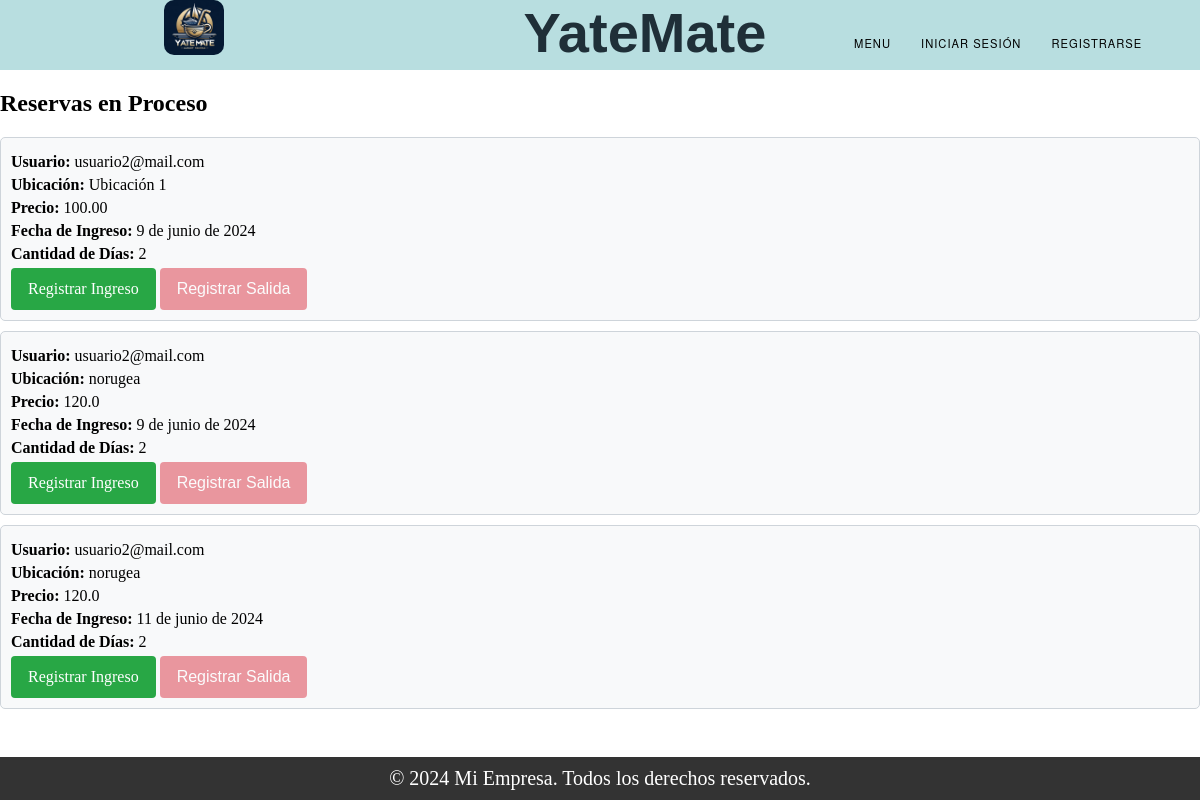
Page /reservas/ on the earlier database version.
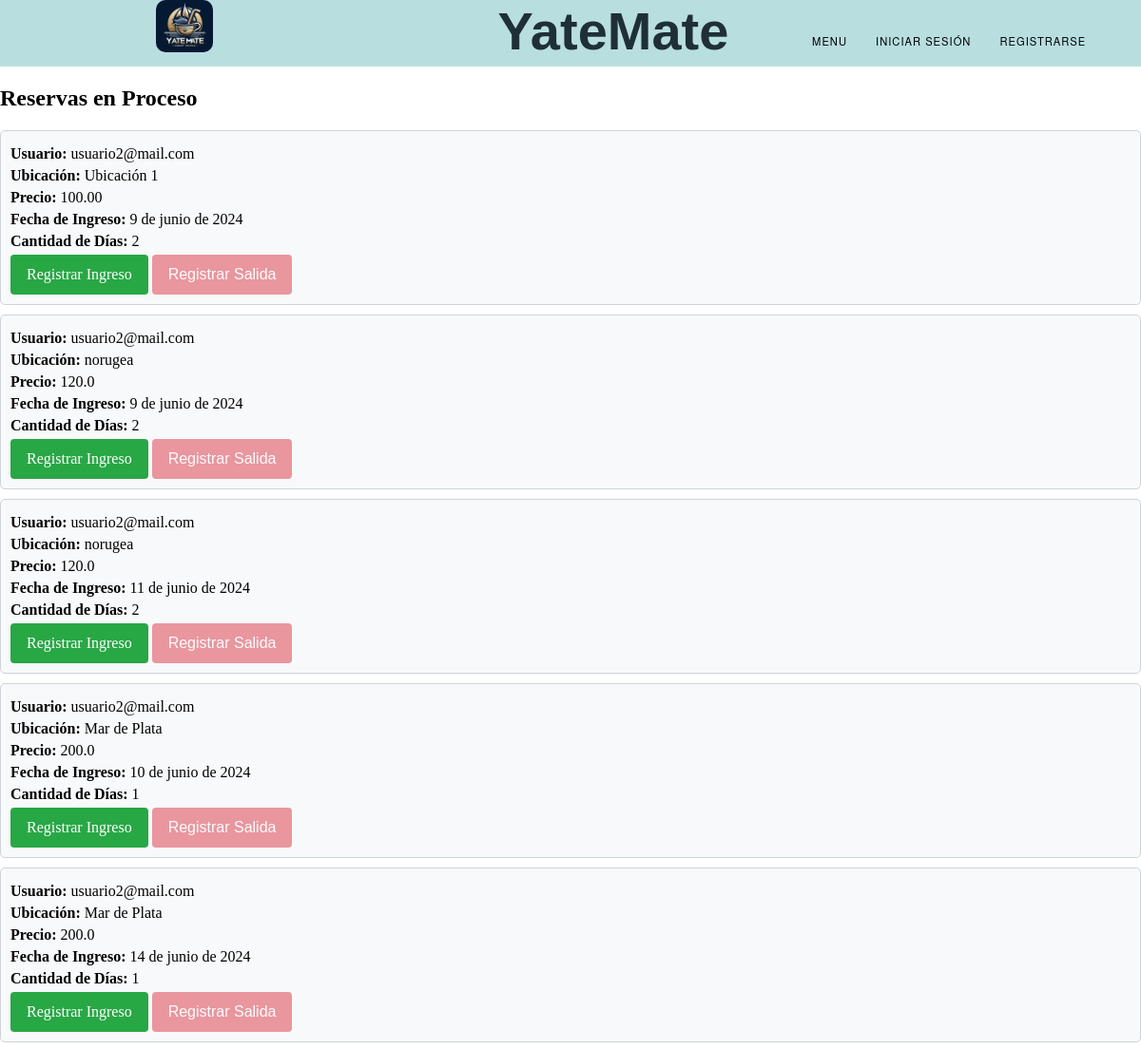
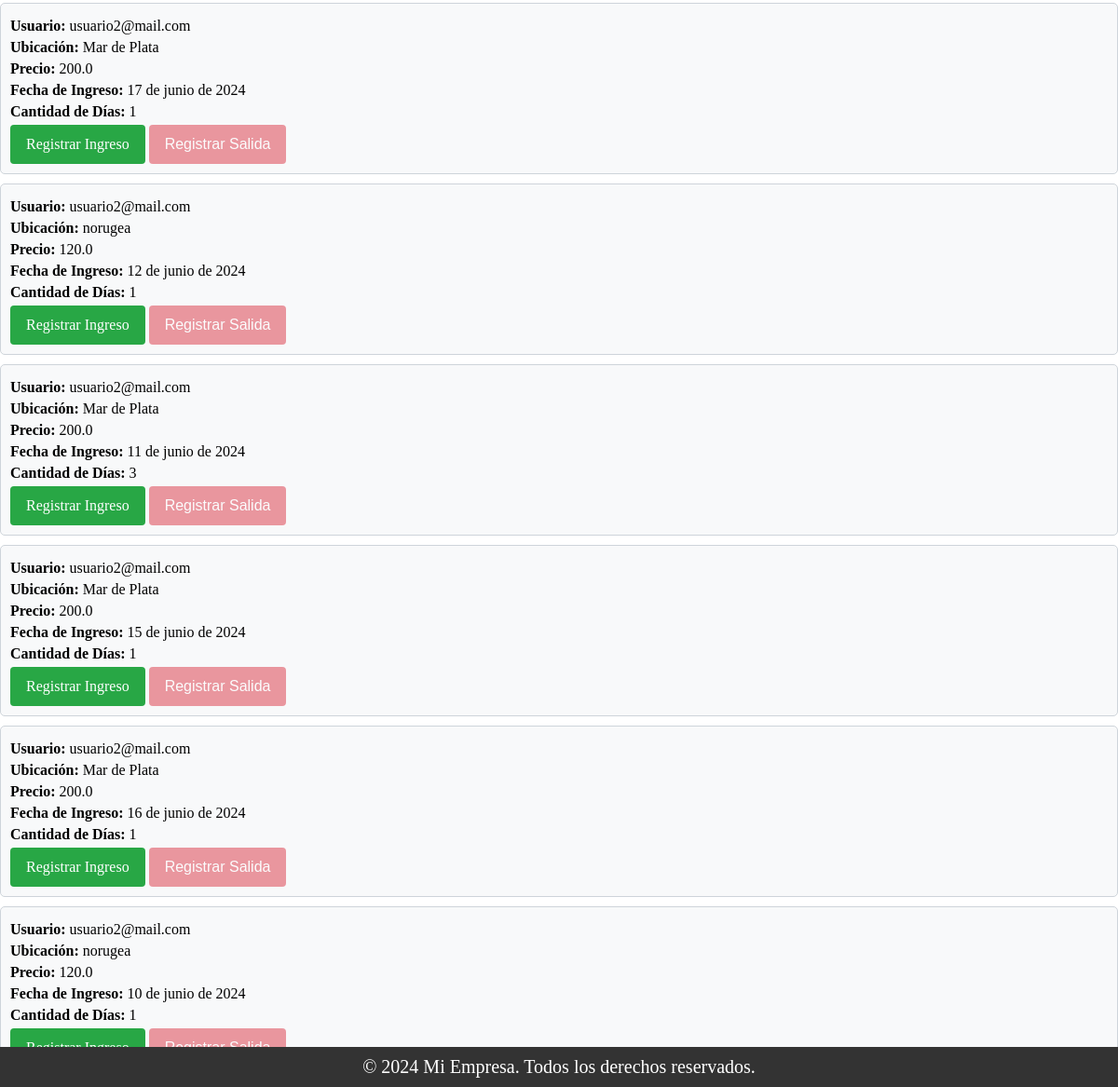
Same page on the later database version (2 pictures, top to bottom).
### Amarra/models.py (models this page shows, shortened)
class Reserva(models.Model):
    ESTADOS = (
        ('Vigente', 'Vigente'),
        ('En Proceso', 'En Proceso'),
        ('Finalizado', 'Finalizado'),
    )
    publicacion = models.ForeignKey(Publicacion_Amarra, on_delete=models.CASCADE)
    fecha_ingreso = models.DateField(null=True)
    cant_dias = models.TextField()
    usuario = models.ForeignKey(User, on_delete=models.CASCADE)
    estado = models.CharField(max_length=20, choices=ESTADOS, default='Vigente')

class Publicacion_Amarra(models.Model):
    ESTADOS = (
        ('Vigente', 'Vigente'),
        ('En Proceso', 'En Proceso'),
        ('Finalizado', 'Finalizado'),
    )
    dueño = models.ForeignKey(User, on_delete=models.CASCADE, null=True)
    precio = models.TextField()
    fecha_inicio = models.DateField()
    cant_dias = models.TextField()
    ubicacion = models.TextField()
    cant_dias_disponibles = models.TextField(null=True)
    estado = models.CharField(max_length=20, choices=ESTADOS, default='Vigente')

### Register/models.py (models this page shows, shortened)
class User(models.Model):
    TIPOS = (
        ('Administrador', 'Administrador'),
        ('Usuario', 'Usuario'),
        ('Cliente', 'Cliente'),
    )
    mail = models.CharField(max_length=150, unique=True)  # Nombre de usuario (email).
    tipo = models.CharField(max_length=20, choices=TIPOS)
    password = models.CharField(max_length=128)  # Contraseña.
    nombre = models.CharField(max_length=255)
    apellido = models.CharField(max_length=255)
    dni = models.CharField(max_length=20)
    fecha_expiracion_dni = models.DateField()
    nacionalidad = models.CharField(max_length=100)
    genero = models.CharField(max_length=10)
    domicilio = models.CharField(max_length=255)
    fecha_nacimiento = models.DateField()
    cuil_cuit = models.CharField(max_length=20)
    moroso = models.BooleanField(default=False)

### Amarra/views.py (the view)
# urls.py: path('reservas/', views.reservas, name='reservas'),
def reservas(request):
    reservas_finalizadas = Reserva.objects.all()
    return render(request, "reservas.html", {'reservas': reservas_finalizadas})

### Trueque/context_processors.py (called while the page is built)
def conversaciones_usuario(request):
    user_id = request.session.get('user_id')
    if user_id:
        conversaciones = Conversacion.objects.filter(Q(dueño_publicacion=user_id) | Q(solicitante=user_id))
        return {'conversaciones_usuario': conversaciones}
    else:
        return {'conversaciones_usuario': []}

### Amarra/templates/reservas.html (shortened to what this page needs)
{% extends "base.html" %}
{% block content %}
<h2>Reservas en Proceso</h2>
{% if reservas %}
    <div class="reserva-container">
        {% for reserva in reservas %}
            <div class="reserva-item">
                <p><strong>Usuario:</strong> {{ reserva.usuario.mail }}</p>
                <p><strong>Ubicación:</strong> {{ reserva.publicacion.ubicacion }}</p>
                <p><strong>Precio:</strong> {{ reserva.publicacion.precio }}</p>
                <p><strong>Fecha de Ingreso:</strong> {{ reserva.fecha_ingreso }}</p>
                <p><strong>Cantidad de Días:</strong> {{ reserva.cant_dias }}</p>
                <div>
                    {% if reserva.estado == 'Vigente' %}
                    <a href="{% url 'registrar_ingreso' reserva.id %}" class="btn btn-ingreso">Registrar Ingreso</a>
                    <button class="btn btn-salida btn-disabled" disabled>Registrar Salida</button>
                    {% elif reserva.estado == 'En Proceso' %}
                    <button class="btn btn-ingreso btn-disabled" disabled>Registrar Ingreso</button>
                    <a href="{% url 'registrar_salida' reserva.id %}" class="btn btn-salida">Registrar Salida</a>
                    {% elif reserva.estado == 'Finalizado' %}
                    <button class="btn btn-ingreso btn-disabled" disabled>Registrar Ingreso</button>
                    <button class="btn btn-salida btn-disabled" disabled>Registrar Salida</button>
                    {% endif %}
                </div>
            </div>
        {% endfor %}
    </div>
{% else %}
    <p>No tienes reservas en proceso.</p>
{% endif %}
{% endblock %}

Differences in the rows shown:
added Reserva: usuario.mail "usuario2@mail.com", publicacion.ubicacion "Mar de Plata", publicacion.precio "200.0", fecha_ingreso "10 de junio de 2024", cant_dias "1", estado "Registrar Ingreso"
added Reserva: usuario.mail "usuario2@mail.com", publicacion.ubicacion "Mar de Plata", publicacion.precio "200.0", fecha_ingreso "14 de junio de 2024", cant_dias "1", estado "Registrar Ingreso"
added Reserva: usuario.mail "usuario2@mail.com", publicacion.ubicacion "Mar de Plata", publicacion.precio "200.0", fecha_ingreso "17 de junio de 2024", cant_dias "1", estado "Registrar Ingreso"
added Reserva: usuario.mail "usuario2@mail.com", publicacion.ubicacion "norugea", publicacion.precio "120.0", fecha_ingreso "12 de junio de 2024", cant_dias "1", estado "Registrar Ingreso"
added Reserva: usuario.mail "usuario2@mail.com", publicacion.ubicacion "Mar de Plata", publicacion.precio "200.0", fecha_ingreso "11 de junio de 2024", cant_dias "3", estado "Registrar Ingreso"
added Reserva: usuario.mail "usuario2@mail.com", publicacion.ubicacion "Mar de Plata", publicacion.precio "200.0", fecha_ingreso "15 de junio de 2024", cant_dias "1", estado "Registrar Ingreso"
added Reserva: usuario.mail "usuario2@mail.com", publicacion.ubicacion "Mar de Plata", publicacion.precio "200.0", fecha_ingreso "16 de junio de 2024", cant_dias "1", estado "Registrar Ingreso"
added Reserva: usuario.mail "usuario2@mail.com", publicacion.ubicacion "norugea", publicacion.precio "120.0", fecha_ingreso "10 de junio de 2024", cant_dias "1"
